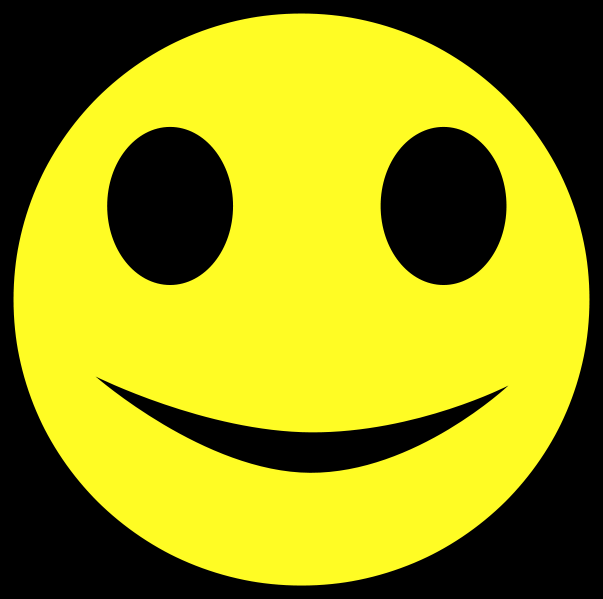
//> input picture resources/examples/smiley-face3.png, 603 x 599 px
$ ./main   (built with g++ and OpenCV 4)
//> lines starting //> are read from the running program, lines starting //| are printed output that depends on the picture; after the words box and inside, x2 and y2 are one past the last pixel; in counts of white or black regions, pixels touching at a corner belong together
#include <opencv2/core.hpp>
#include <opencv2/imgcodecs.hpp>
#include <opencv2/highgui.hpp>
#include <opencv2/imgproc.hpp>
#include <iostream>
#include <vector>
#include <fstream>
#include <string>

int main() {
    cv::Mat img = cv::imread("resources/examples/smiley-face3.png"); //add path to image here
//> img is the input picture: 599 rows x 603 cols, CV_8UC3; mean B, G, R 21.6, 151.2, 153
    if (img.empty()) {
        std::cout << "failed to open window\n";
        return -1;
    }

    cv::cvtColor(img, img, cv::COLOR_BGR2GRAY);
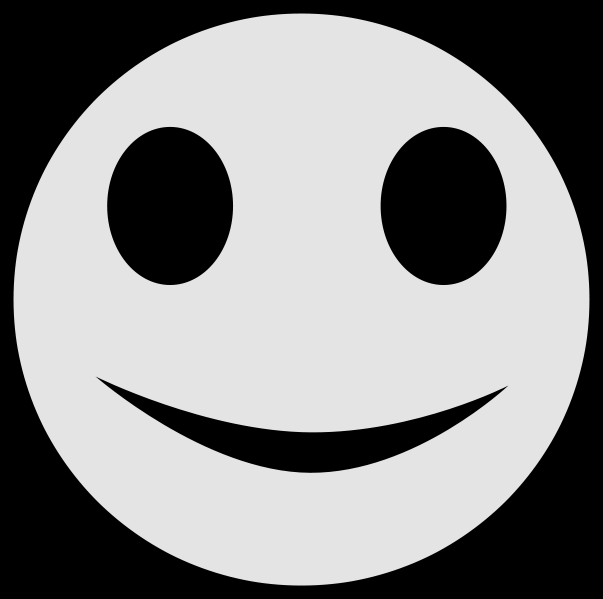
//> img: 599 rows x 603 cols, CV_8UC1; min 0, max 228, mean 136.8
    cv::GaussianBlur(img, img, cv::Size(7, 7), 1, 0);
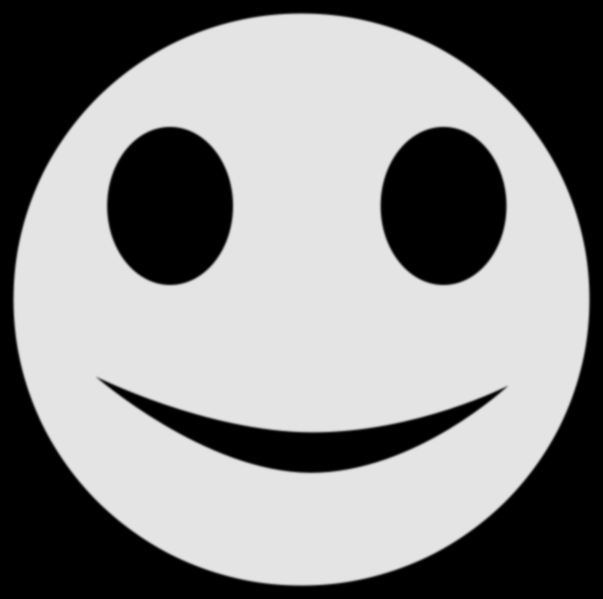
//> img: 599 rows x 603 cols, CV_8UC1; 5.75% of pixels changed, all inside (x1, y1, x2, y2) = (11, 11, 592, 588)
    cv::Canny(img, img, 80, 100);
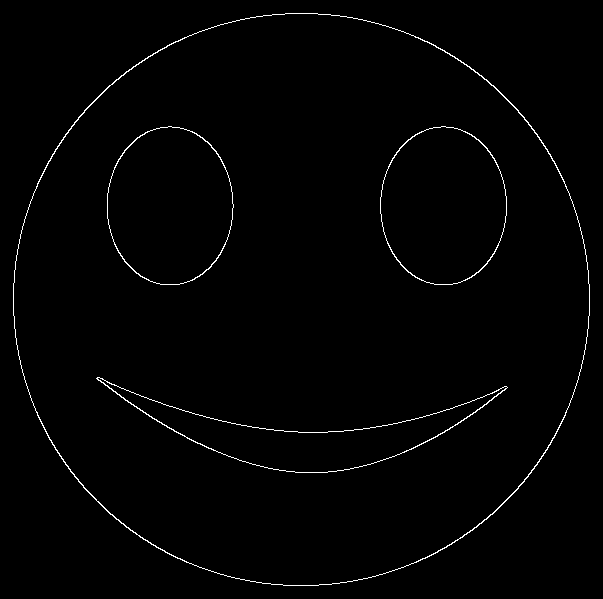
//> img: 599 rows x 603 cols, CV_8UC1; 1.1% white in thin lines or dots

    std::vector<std::vector<cv::Point>> contours;
    std::vector<cv::Vec4i> hierarchy;

    cv::findContours(img, contours, hierarchy, cv::RETR_LIST, cv::CHAIN_APPROX_NONE);
//> contours = 8 contours; box (x1, y1, x2, y2) and area: (13, 13, 590, 586) 259072, (13, 13, 590, 586) 258588, (380, 126, 507, 285) 15682, (107, 126, 234, 285) 15665, (380, 126, 507, 285) 15567, (107, 126, 234, 285) 15549, (96, 377, 508, 473) 10977, (97, 377, 508, 473) 10834

//> (the run ends here: the program needs code that is not available in this run, at `std::ofstream file_out("route.gpx", std::ios::out, std::ios::trunc);`)
